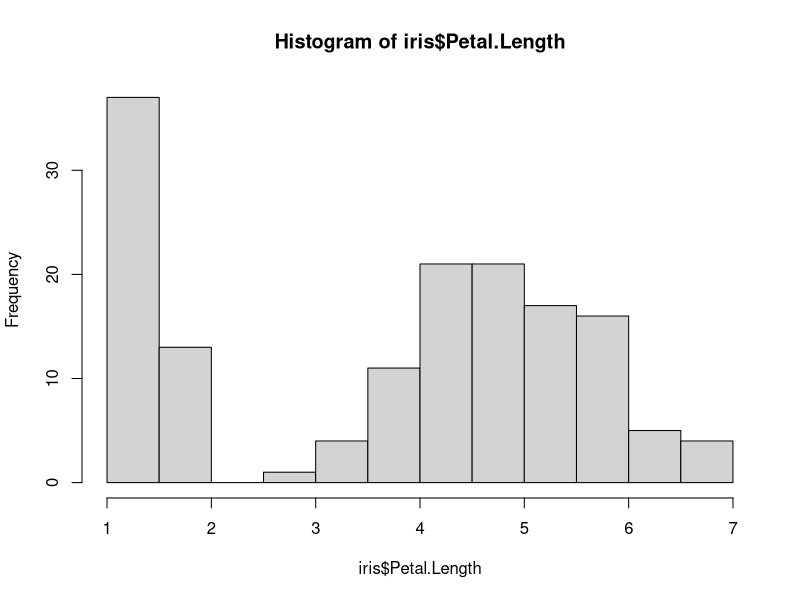
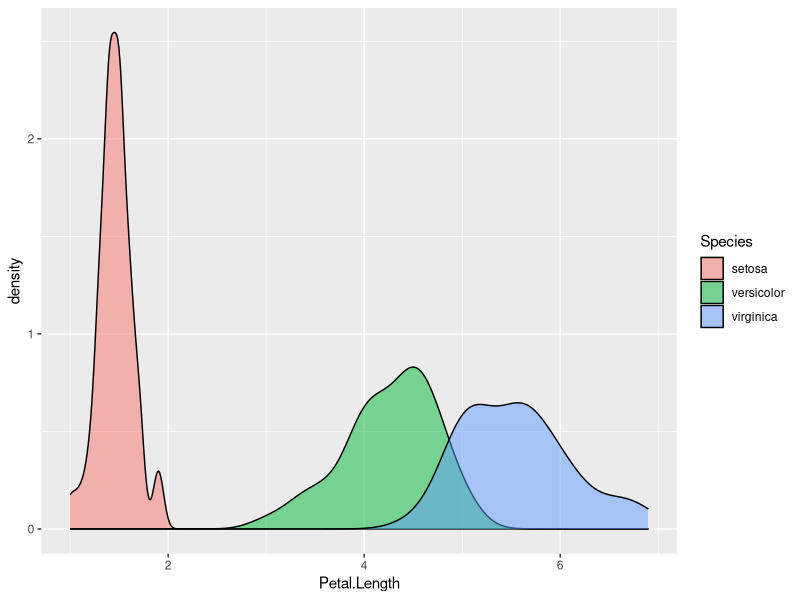
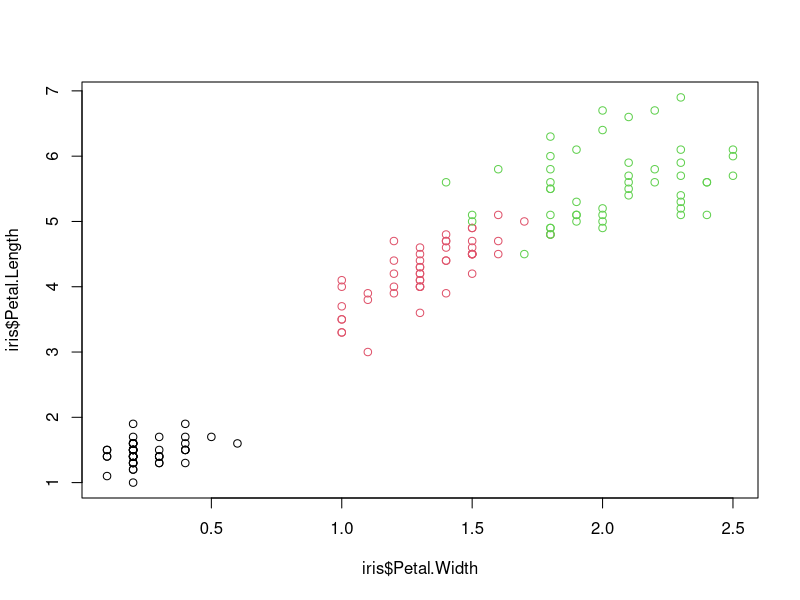
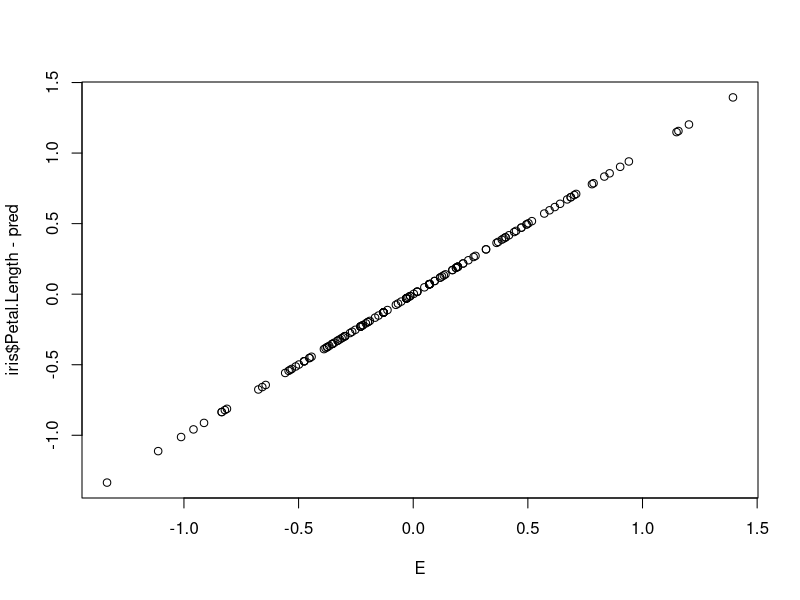
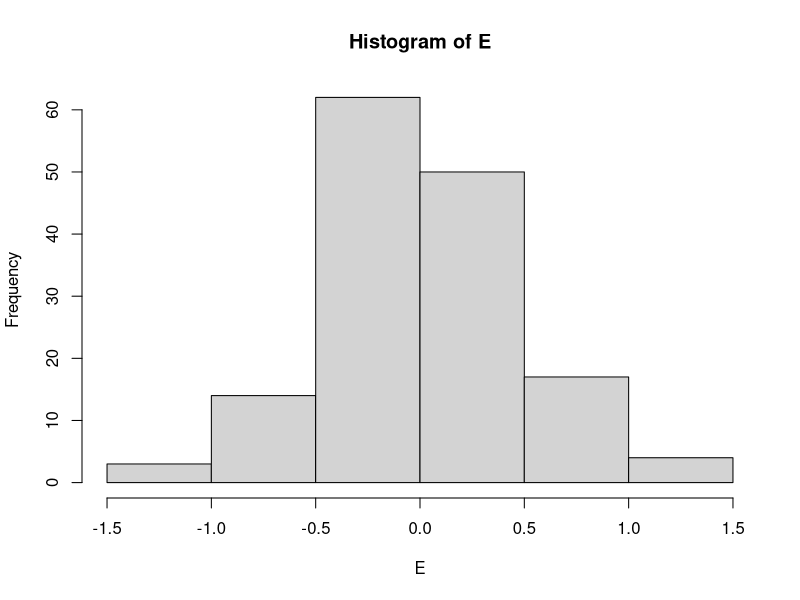
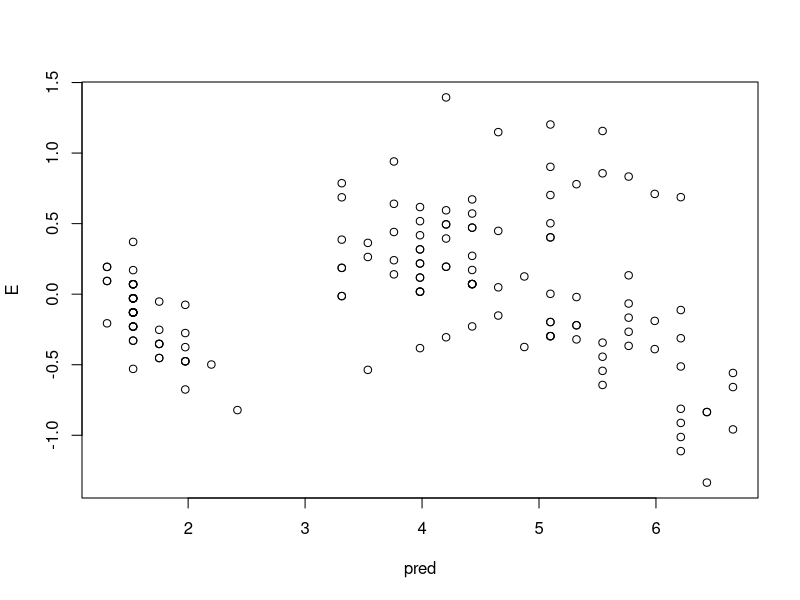
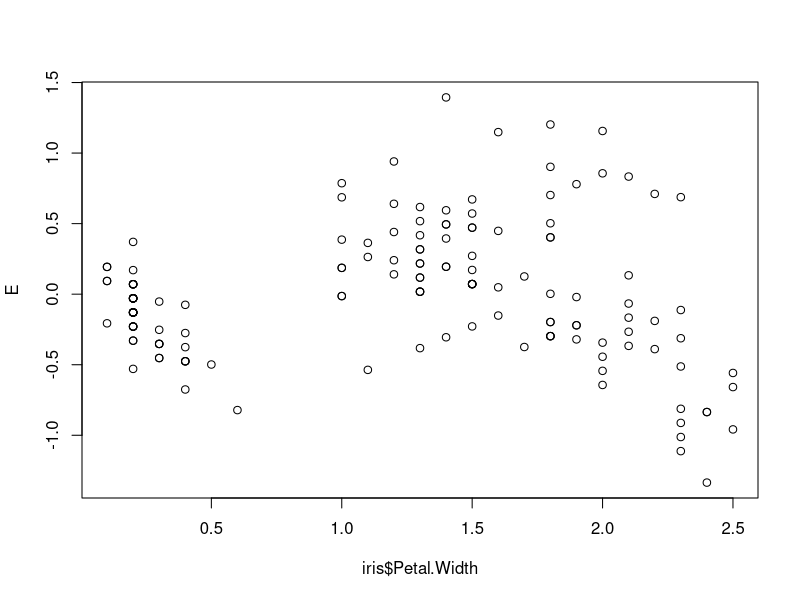
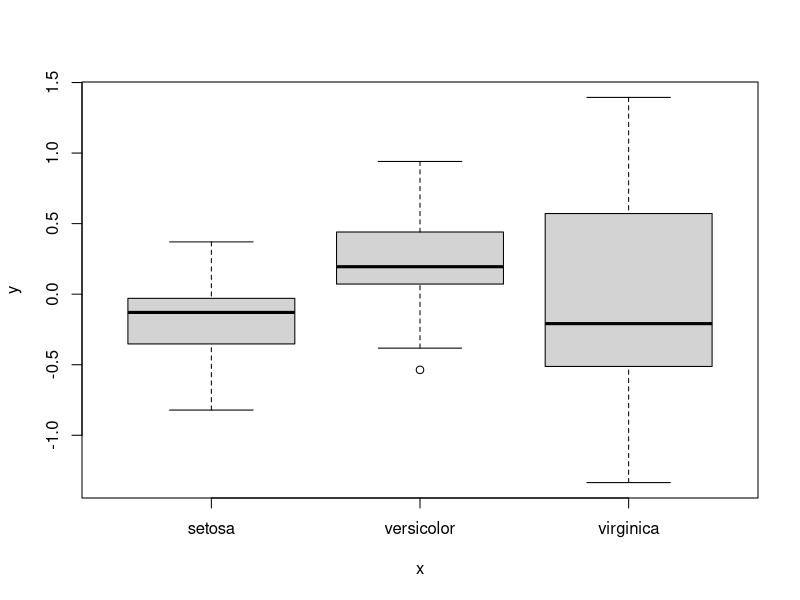

Source code (R) for these figures, in order:
#Introduction to linear models
# This class will teach you to:
#1 assess the assumptions of a linear regression model:
  #normality, equal variance, independence, outliers, colinearity, linear relation
#2 run a lm
#3 interpret a lm
  #significanc, r^2, beta values, SE, 95% CI

library(ggplot2)
data(iris)

######################
#We want to predict petal length from petal width and species
#first we check normality of the response variable
hist(iris$Petal.Length)

#Remember the assumption of normality is actually that the response variable is normally distributed for a given value of the predictor variables
#so we plot seperate histograms for each value of predictor variable: species
ggplot(iris,aes(x=Petal.Length,fill=Species))+geom_density(alpha=0.5)

#check equal variance, outliers, and a linear relationship all at once
plot(iris$Petal.Width,iris$Petal.Length,col=iris$Species)

#Creat your model
#lm() is the function for a linear model
#what you are trying to predict comes first eg Petal.Length
# "~" means predicted by
i1<-lm(Petal.Length~Petal.Width,data=iris)
summary(i1)

#Now we have to check that our model worked
#If the model is correctly specified there should not be any trends in the residuals and the variance should be constant

#to check this we calculate the predicted values and the residuals
pred<-predict(i1)

#Residuals are how wrong your predictions were (real value - predicted value)
E<-resid(i1)
plot(E,iris$Petal.Length-pred)

#Double check the assumption of normality with the residuals
hist(E)

#plot the residuals against the predicted values and each explanatory variable in turn
plot(pred,E)
plot(iris$Petal.Width,E)
plot(iris$Species,E)
#for simple models plot() will do this and more for you
plot(i1)

#It looks like $Species is causing problems with your model
#Create a new model which includes $Species
i2<-lm(Petal.Length~Petal.Width+Species,data=iris)
plot(i2)

#Write your own code to check the model as before.
#Do you think the assumptions of the model are met?

#what does the summary tell us?
summary(i2)
#Residuals: are the difference between predicted and observed Petal:Length
#Coefficients: the parameters that we use to predict Petal.Length
#Standard errors are a measure of how close your values are to the true values
#R-squared is a measure of how well your model explains the data
#The final line gives the result of an f-test and it shows that this model is significantly better than the null model

#Is i2 better than i1? When comparing models like this they must be "nested"
anova(i1,i2,test="F")

#############
#Task 2
#Load the dataframe which comes with ggplot2
data(msleep)
#look at your data with str()
str(msleep)
#the data type chr (character) means its a string and not suitable for analysis

#We will predict sleep_total from body_wt, brain_wt and vore

#remove missing data
msleen<-msleep[which(!is.na(msleep$brainwt) & !is.na(msleep$vore)),]

#change msleep$vore into a factor
msleen$vore<-as.factor(msleen$vore)

levels(msleen$vore)
#reorder factor levels
msleen$vore<-relevel(msleen$vore,ref="omni")

#The assumption of normality applies only to the response variable
#Checking the distribution is a good start but the residuals must also be checked
hist(msleen$sleep_total)

#Plot each of the explanatory variables against the response variable in turn
#Check for a linear relation, equal variance and outliers
plot(msleen$bodywt,msleen$sleep_total)
plot(log(msleen$bodywt),msleen$sleep_total)

plot(msleen$brainwt,msleen$sleep_total)
plot(log(msleen$brainwt),msleen$sleep_total)

plot(msleen$vore,msleen$sleep_total)

ggplot(msleen,aes(x=log(bodywt),y=sleep_total,colour=vore))+geom_point()

s1<-lm(sleep_total~bodywt+brainwt+vore,data=msleen)
#plot() is a handy short hand but it doesnt work for more complex models
#So you will have to know how to do it by hand
plot(s1)
#has some big problems with outliers

#Often you would omit the outliers and refit the model but in this case we can just use log() because our data cover an enormous range (shrew-elephant)
s2<-lm(sleep_total~log(bodywt)+log(brainwt)+vore,data=msleen)
#what does this mean?
summary(s2)

plot(s2)

#check for covariance: This should be done before modeling but I saved it for dramatic effect
library(car)
vif(s2) #VIF scores above 2 are a little troubling, over 5 is a big problem
plot(log(msleen$bodywt),log(msleen$brainwt))
#They are highly colinear which can cause problems

#Colinearity means the model struggles to correctly partition the variance between the colinear terms.
#In short, it cannot tell which is important bodywt or brainwt
#We have to pick one to remove based on our knowledge of the system 
s3<-lm(sleep_total~log(brainwt)+vore,data=msleen)
summary(s3)
#Validate model: normality, equal variance, colinearity, independence

#Interpretation and significance of the model

#################
#Final tasks load the data(Baumann)
#predict post.test1 from group and pretest.1
#check all the assumptions of the test and interpret the model and assess the significance of predictor variables

##################

#Please send me any questions or feedback